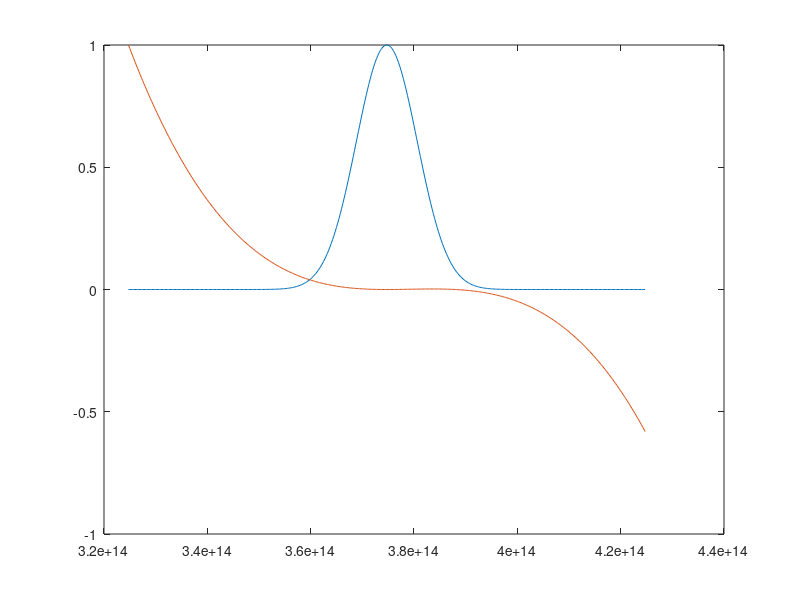
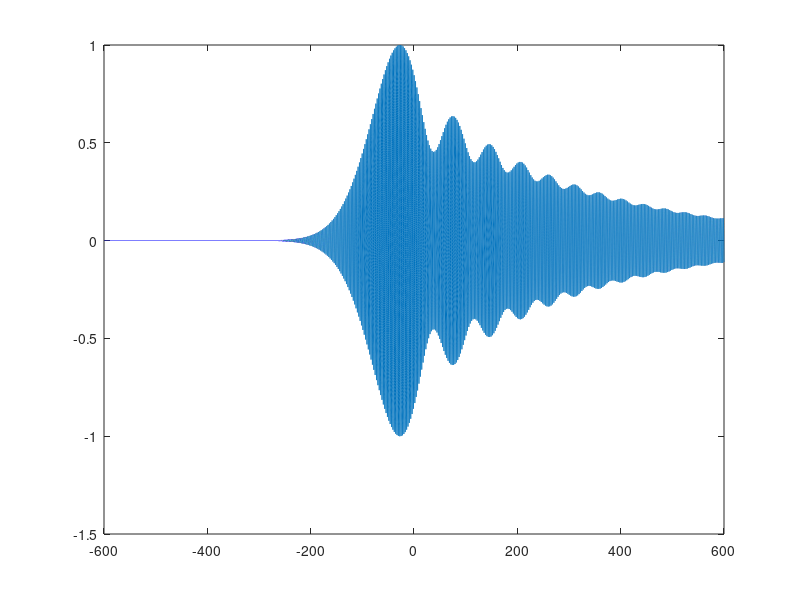

Source code (MATLAB) for these figures, in order: (Note: this script raises an error after producing the figures.)

c0=2.9979e8;
sigmae = 0.0007;
Emod = 0.0060;
t0 = 45e-15;
bwd = sqrt(2)*0.441/t0;
sigf = bwd/2.355;
wl0 = 800e-9;
f0 = c0/wl0;
w0 = 2*pi*f0;

fi = f0+50e12;
fe = f0-50e12;
ff = linspace(fi,fe,401);
ww = 2*pi*ff;
Ampf = exp(-(ff-f0).^2/2/sigf^2);
figure()
plot(ff,Ampf);
hold on
D2 = 5000e-30;
D3 = -30000e-45;
Phi = 1/2*D2*(ww-w0).^2 + D3*(ww-w0).^3;
plot(ff,Phi/max(Phi));
hold off

tt= -600e-15:0.005e-15:600e-15;
pul = zeros(1,length(tt));
for i=1:length(ff)
    %pul= pul + Ampf(i)*real(exp(1i*(2*pi*ff(i)*tt+Phi(i))));
    pul= pul + Ampf(i)*sin(2*pi*ff(i)*tt+Phi(i));
end
pul= pul/max(pul);
figure();
plot(tt*1e15,pul)%.^2);

[pks,loc] = findpeaks(pul.^2);
fit_p = fit(tt(loc).'*1e15,pks.','gauss1');
fit_p.c1/sqrt(2)*2.355

zz0 = tt*c0;
dE = normrnd(0,sigmae,1,length(zz0));
dE = dE+pul*Emod;

r56_l = linspace(0,130e-6,131);
spec_l = [];
for i=1:length(r56_l)
    r56 = r56_l(i);
    zz = zz0+ dE*r56;
    %plot(zz,dE,'.r');
    dens = histcounts(zz,16001);
    spec = abs(fftshift(fft(dens))).^2;
    
    T = (max(tt)-min(tt))/length(dens);
    Fs = 1/T;
    L = length(dens);
    dF = Fs/L;
    freq = -Fs/2:dF:Fs/2-dF;
    f2i = floor((7.1379e14-min(freq))/dF);
    f2l = floor((7.892e14-min(freq))/dF);
    %plot(freq(f2i:f2l),spec(f2i:f2l));
    spec_l(i,:) = spec(f2i:f2l);
end

figure();
surf(spec_l);
shading interp;
